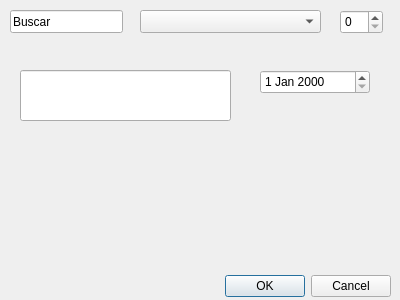
<?xml version="1.0" encoding="UTF-8"?>
<ui version="4.0">
 <class>Dialog</class>
 <widget class="QDialog" name="Dialog">
  <property name="geometry">
   <rect>
    <x>0</x>
    <y>0</y>
    <width>400</width>
    <height>300</height>
   </rect>
  </property>
  <property name="windowTitle">
   <string>Dialog</string>
  </property>
  <widget class="QDialogButtonBox" name="buttonBox">
   <property name="geometry">
    <rect>
     <x>220</x>
     <y>270</y>
     <width>171</width>
     <height>32</height>
    </rect>
   </property>
   <property name="orientation">
    <enum>Qt::Horizontal</enum>
   </property>
   <property name="standardButtons">
    <set>QDialogButtonBox::Cancel|QDialogButtonBox::Ok</set>
   </property>
  </widget>
  <widget class="QComboBox" name="Filtrar">
   <property name="geometry">
    <rect>
     <x>140</x>
     <y>10</y>
     <width>181</width>
     <height>23</height>
    </rect>
   </property>
  </widget>
  <widget class="QLineEdit" name="Buscar">
   <property name="geometry">
    <rect>
     <x>10</x>
     <y>10</y>
     <width>113</width>
     <height>23</height>
    </rect>
   </property>
   <property name="text">
    <string>Buscar</string>
   </property>
  </widget>
  <widget class="QSpinBox" name="spinBox">
   <property name="geometry">
    <rect>
     <x>340</x>
     <y>10</y>
     <width>43</width>
     <height>24</height>
    </rect>
   </property>
  </widget>
  <widget class="QLineEdit" name="Lineedit">
   <property name="geometry">
    <rect>
     <x>20</x>
     <y>70</y>
     <width>211</width>
     <height>51</height>
    </rect>
   </property>
  </widget>
  <widget class="QDateEdit" name="FechaEdit">
   <property name="geometry">
    <rect>
     <x>260</x>
     <y>70</y>
     <width>110</width>
     <height>24</height>
    </rect>
   </property>
  </widget>
 </widget>
 <resources/>
 <connections>
  <connection>
   <sender>buttonBox</sender>
   <signal>accepted()</signal>
   <receiver>Dialog</receiver>
   <slot>accept()</slot>
   <hints>
    <hint type="sourcelabel">
     <x>248</x>
     <y>254</y>
    </hint>
    <hint type="destinationlabel">
     <x>157</x>
     <y>274</y>
    </hint>
   </hints>
  </connection>
  <connection>
   <sender>buttonBox</sender>
   <signal>rejected()</signal>
   <receiver>Dialog</receiver>
   <slot>reject()</slot>
   <hints>
    <hint type="sourcelabel">
     <x>316</x>
     <y>260</y>
    </hint>
    <hint type="destinationlabel">
     <x>286</x>
     <y>274</y>
    </hint>
   </hints>
  </connection>
 </connections>
</ui>
